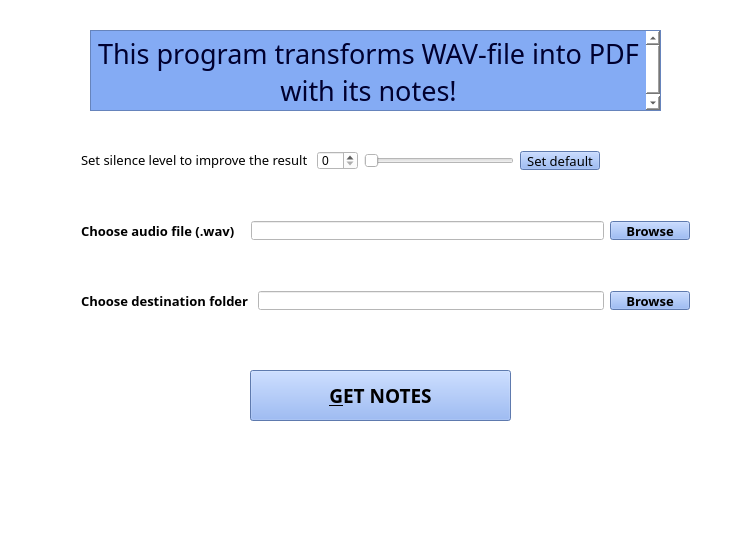
<?xml version="1.0" encoding="UTF-8"?>
<ui version="4.0">
 <class>Widget</class>
 <widget class="QWidget" name="Widget">
  <property name="enabled">
   <bool>true</bool>
  </property>
  <property name="geometry">
   <rect>
    <x>0</x>
    <y>0</y>
    <width>754</width>
    <height>540</height>
   </rect>
  </property>
  <property name="sizePolicy">
   <sizepolicy hsizetype="Fixed" vsizetype="Fixed">
    <horstretch>0</horstretch>
    <verstretch>0</verstretch>
   </sizepolicy>
  </property>
  <property name="minimumSize">
   <size>
    <width>754</width>
    <height>540</height>
   </size>
  </property>
  <property name="maximumSize">
   <size>
    <width>754</width>
    <height>540</height>
   </size>
  </property>
  <property name="baseSize">
   <size>
    <width>750</width>
    <height>540</height>
   </size>
  </property>
  <property name="windowTitle">
   <string>4notes</string>
  </property>
  <property name="toolTip">
   <string/>
  </property>
  <property name="whatsThis">
   <string/>
  </property>
  <property name="accessibleDescription">
   <string/>
  </property>
  <property name="layoutDirection">
   <enum>Qt::LeftToRight</enum>
  </property>
  <property name="styleSheet">
   <string notr="true">background-color: rgb(255, 255, 255);</string>
  </property>
  <widget class="QWidget" name="horizontalLayoutWidget">
   <property name="geometry">
    <rect>
     <x>70</x>
     <y>210</y>
     <width>631</width>
     <height>41</height>
    </rect>
   </property>
   <layout class="QHBoxLayout" name="horizontalLayout">
    <item>
     <widget class="QLabel" name="srcLabel">
      <property name="sizePolicy">
       <sizepolicy hsizetype="Preferred" vsizetype="Preferred">
        <horstretch>0</horstretch>
        <verstretch>3</verstretch>
       </sizepolicy>
      </property>
      <property name="palette">
       <palette>
        <active>
         <colorrole role="WindowText">
          <brush brushstyle="SolidPattern">
           <color alpha="255">
            <red>0</red>
            <green>0</green>
            <blue>0</blue>
           </color>
          </brush>
         </colorrole>
         <colorrole role="Button">
          <brush brushstyle="SolidPattern">
           <color alpha="255">
            <red>255</red>
            <green>255</green>
            <blue>255</blue>
           </color>
          </brush>
         </colorrole>
         <colorrole role="Text">
          <brush brushstyle="SolidPattern">
           <color alpha="255">
            <red>0</red>
            <green>0</green>
            <blue>0</blue>
           </color>
          </brush>
         </colorrole>
         <colorrole role="ButtonText">
          <brush brushstyle="SolidPattern">
           <color alpha="255">
            <red>0</red>
            <green>0</green>
            <blue>0</blue>
           </color>
          </brush>
         </colorrole>
         <colorrole role="Base">
          <brush brushstyle="SolidPattern">
           <color alpha="255">
            <red>255</red>
            <green>255</green>
            <blue>255</blue>
           </color>
          </brush>
         </colorrole>
         <colorrole role="Window">
          <brush brushstyle="SolidPattern">
           <color alpha="255">
            <red>255</red>
            <green>255</green>
            <blue>255</blue>
           </color>
          </brush>
         </colorrole>
        </active>
        <inactive>
         <colorrole role="WindowText">
          <brush brushstyle="SolidPattern">
           <color alpha="255">
            <red>0</red>
            <green>0</green>
            <blue>0</blue>
           </color>
          </brush>
         </colorrole>
         <colorrole role="Button">
          <brush brushstyle="SolidPattern">
           <color alpha="255">
            <red>255</red>
            <green>255</green>
            <blue>255</blue>
           </color>
          </brush>
         </colorrole>
         <colorrole role="Text">
          <brush brushstyle="SolidPattern">
           <color alpha="255">
            <red>0</red>
            <green>0</green>
            <blue>0</blue>
           </color>
          </brush>
         </colorrole>
         <colorrole role="ButtonText">
          <brush brushstyle="SolidPattern">
           <color alpha="255">
            <red>0</red>
            <green>0</green>
            <blue>0</blue>
           </color>
          </brush>
         </colorrole>
         <colorrole role="Base">
          <brush brushstyle="SolidPattern">
           <color alpha="255">
            <red>255</red>
            <green>255</green>
            <blue>255</blue>
           </color>
          </brush>
         </colorrole>
         <colorrole role="Window">
          <brush brushstyle="SolidPattern">
           <color alpha="255">
            <red>255</red>
            <green>255</green>
            <blue>255</blue>
           </color>
          </brush>
         </colorrole>
        </inactive>
        <disabled>
         <colorrole role="WindowText">
          <brush brushstyle="SolidPattern">
           <color alpha="255">
            <red>0</red>
            <green>0</green>
            <blue>0</blue>
           </color>
          </brush>
         </colorrole>
         <colorrole role="Button">
          <brush brushstyle="SolidPattern">
           <color alpha="255">
            <red>255</red>
            <green>255</green>
            <blue>255</blue>
           </color>
          </brush>
         </colorrole>
         <colorrole role="Text">
          <brush brushstyle="SolidPattern">
           <color alpha="255">
            <red>0</red>
            <green>0</green>
            <blue>0</blue>
           </color>
          </brush>
         </colorrole>
         <colorrole role="ButtonText">
          <brush brushstyle="SolidPattern">
           <color alpha="255">
            <red>0</red>
            <green>0</green>
            <blue>0</blue>
           </color>
          </brush>
         </colorrole>
         <colorrole role="Base">
          <brush brushstyle="SolidPattern">
           <color alpha="255">
            <red>255</red>
            <green>255</green>
            <blue>255</blue>
           </color>
          </brush>
         </colorrole>
         <colorrole role="Window">
          <brush brushstyle="SolidPattern">
           <color alpha="255">
            <red>255</red>
            <green>255</green>
            <blue>255</blue>
           </color>
          </brush>
         </colorrole>
        </disabled>
       </palette>
      </property>
      <property name="font">
       <font>
        <family>Segoe MDL2 Assets</family>
        <pointsize>10</pointsize>
        <weight>75</weight>
        <bold>true</bold>
       </font>
      </property>
      <property name="mouseTracking">
       <bool>false</bool>
      </property>
      <property name="contextMenuPolicy">
       <enum>Qt::DefaultContextMenu</enum>
      </property>
      <property name="accessibleDescription">
       <string/>
      </property>
      <property name="styleSheet">
       <string notr="true">color: rgb(0, 0, 0);
</string>
      </property>
      <property name="text">
       <string>Choose audio file (.wav)   </string>
      </property>
     </widget>
    </item>
    <item>
     <widget class="QLineEdit" name="wavpathEdit">
      <property name="enabled">
       <bool>true</bool>
      </property>
      <property name="sizePolicy">
       <sizepolicy hsizetype="Expanding" vsizetype="Fixed">
        <horstretch>0</horstretch>
        <verstretch>0</verstretch>
       </sizepolicy>
      </property>
     </widget>
    </item>
    <item>
     <widget class="QPushButton" name="browseButton">
      <property name="font">
       <font>
        <family>Segoe MDL2 Assets</family>
        <pointsize>10</pointsize>
        <weight>75</weight>
        <bold>true</bold>
       </font>
      </property>
      <property name="styleSheet">
       <string notr="true">color: rgb(0, 0, 0);
background-color: rgb(132, 171, 244);
border-color: rgb(26, 26, 26);
gridline-color: rgb(7, 7, 7);
</string>
      </property>
      <property name="text">
       <string>Browse</string>
      </property>
     </widget>
    </item>
   </layout>
  </widget>
  <widget class="QPushButton" name="startButton">
   <property name="geometry">
    <rect>
     <x>250</x>
     <y>370</y>
     <width>261</width>
     <height>51</height>
    </rect>
   </property>
   <property name="font">
    <font>
     <family>Segoe MDL2 Assets</family>
     <pointsize>14</pointsize>
     <weight>75</weight>
     <bold>true</bold>
    </font>
   </property>
   <property name="styleSheet">
    <string notr="true">gridline-color: rgb(255, 255, 255);
color: rgb(0, 0, 0);
background-color: rgb(132, 171, 244);</string>
   </property>
   <property name="text">
    <string>&amp;GET NOTES</string>
   </property>
  </widget>
  <widget class="QTextBrowser" name="textBrowser">
   <property name="geometry">
    <rect>
     <x>90</x>
     <y>30</y>
     <width>571</width>
     <height>81</height>
    </rect>
   </property>
   <property name="font">
    <font>
     <family>MS Reference Sans Serif</family>
     <pointsize>8</pointsize>
     <weight>50</weight>
     <italic>false</italic>
     <bold>false</bold>
    </font>
   </property>
   <property name="styleSheet">
    <string notr="true">gridline-color: rgb(0, 2, 42);
background-color: rgb(207, 255, 206);
background-color: rgb(84, 167, 255);
font: 8pt &quot;MS Reference Sans Serif&quot;;
background-color: rgb(132, 171, 244);
</string>
   </property>
   <property name="html">
    <string>&lt;!DOCTYPE HTML PUBLIC &quot;-//W3C//DTD HTML 4.0//EN&quot; &quot;http://www.w3.org/TR/REC-html40/strict.dtd&quot;&gt;
&lt;html&gt;&lt;head&gt;&lt;meta name=&quot;qrichtext&quot; content=&quot;1&quot; /&gt;&lt;style type=&quot;text/css&quot;&gt;
p, li { white-space: pre-wrap; }
&lt;/style&gt;&lt;/head&gt;&lt;body style=&quot; font-family:'MS Reference Sans Serif'; font-size:8pt; font-weight:400; font-style:normal;&quot;&gt;
&lt;p align=&quot;center&quot; style=&quot; margin-top:12px; margin-bottom:12px; margin-left:0px; margin-right:0px; -qt-block-indent:0; text-indent:0px;&quot;&gt;&lt;span style=&quot; font-family:'Stencil'; font-size:20pt; color:#00002f;&quot;&gt;This program transforms WAV-file into PDF with its notes!&lt;/span&gt;&lt;/p&gt;&lt;/body&gt;&lt;/html&gt;</string>
   </property>
  </widget>
  <widget class="QWidget" name="horizontalLayoutWidget_3">
   <property name="geometry">
    <rect>
     <x>70</x>
     <y>280</y>
     <width>631</width>
     <height>41</height>
    </rect>
   </property>
   <layout class="QHBoxLayout" name="horizontalLayout_3">
    <item>
     <widget class="QLabel" name="label">
      <property name="font">
       <font>
        <family>Segoe MDL2 Assets</family>
        <pointsize>10</pointsize>
        <weight>75</weight>
        <bold>true</bold>
       </font>
      </property>
      <property name="toolTip">
       <string>Here PDF will appear</string>
      </property>
      <property name="whatsThis">
       <string>what</string>
      </property>
      <property name="accessibleDescription">
       <string>&lt;html&gt;&lt;head/&gt;&lt;body&gt;&lt;p&gt;desc&lt;/p&gt;&lt;/body&gt;&lt;/html&gt;</string>
      </property>
      <property name="styleSheet">
       <string notr="true">color: rgb(0, 0, 0);</string>
      </property>
      <property name="text">
       <string>Choose destination folder </string>
      </property>
     </widget>
    </item>
    <item>
     <widget class="QLineEdit" name="lypathEdit">
      <property name="enabled">
       <bool>true</bool>
      </property>
      <property name="sizePolicy">
       <sizepolicy hsizetype="Expanding" vsizetype="Fixed">
        <horstretch>0</horstretch>
        <verstretch>0</verstretch>
       </sizepolicy>
      </property>
     </widget>
    </item>
    <item>
     <widget class="QPushButton" name="browselyButton">
      <property name="font">
       <font>
        <family>Segoe MDL2 Assets</family>
        <pointsize>10</pointsize>
        <weight>75</weight>
        <bold>true</bold>
       </font>
      </property>
      <property name="styleSheet">
       <string notr="true">color: rgb(0, 0, 0);
background-color: rgb(132, 171, 244);
border-color: rgb(26, 26, 26);
gridline-color: rgb(7, 7, 7);</string>
      </property>
      <property name="text">
       <string>Browse</string>
      </property>
     </widget>
    </item>
   </layout>
  </widget>
  <widget class="QWidget" name="horizontalLayoutWidget_2">
   <property name="geometry">
    <rect>
     <x>70</x>
     <y>140</y>
     <width>541</width>
     <height>41</height>
    </rect>
   </property>
   <layout class="QHBoxLayout" name="horizontalLayout_2">
    <item>
     <widget class="QLabel" name="label_3">
      <property name="palette">
       <palette>
        <active>
         <colorrole role="WindowText">
          <brush brushstyle="SolidPattern">
           <color alpha="255">
            <red>0</red>
            <green>0</green>
            <blue>0</blue>
           </color>
          </brush>
         </colorrole>
         <colorrole role="Button">
          <brush brushstyle="SolidPattern">
           <color alpha="255">
            <red>255</red>
            <green>255</green>
            <blue>255</blue>
           </color>
          </brush>
         </colorrole>
         <colorrole role="Text">
          <brush brushstyle="SolidPattern">
           <color alpha="255">
            <red>0</red>
            <green>0</green>
            <blue>0</blue>
           </color>
          </brush>
         </colorrole>
         <colorrole role="ButtonText">
          <brush brushstyle="SolidPattern">
           <color alpha="255">
            <red>0</red>
            <green>0</green>
            <blue>0</blue>
           </color>
          </brush>
         </colorrole>
         <colorrole role="Base">
          <brush brushstyle="SolidPattern">
           <color alpha="255">
            <red>255</red>
            <green>255</green>
            <blue>255</blue>
           </color>
          </brush>
         </colorrole>
         <colorrole role="Window">
          <brush brushstyle="SolidPattern">
           <color alpha="255">
            <red>255</red>
            <green>255</green>
            <blue>255</blue>
           </color>
          </brush>
         </colorrole>
        </active>
        <inactive>
         <colorrole role="WindowText">
          <brush brushstyle="SolidPattern">
           <color alpha="255">
            <red>0</red>
            <green>0</green>
            <blue>0</blue>
           </color>
          </brush>
         </colorrole>
         <colorrole role="Button">
          <brush brushstyle="SolidPattern">
           <color alpha="255">
            <red>255</red>
            <green>255</green>
            <blue>255</blue>
           </color>
          </brush>
         </colorrole>
         <colorrole role="Text">
          <brush brushstyle="SolidPattern">
           <color alpha="255">
            <red>0</red>
            <green>0</green>
            <blue>0</blue>
           </color>
          </brush>
         </colorrole>
         <colorrole role="ButtonText">
          <brush brushstyle="SolidPattern">
           <color alpha="255">
            <red>0</red>
            <green>0</green>
            <blue>0</blue>
           </color>
          </brush>
         </colorrole>
         <colorrole role="Base">
          <brush brushstyle="SolidPattern">
           <color alpha="255">
            <red>255</red>
            <green>255</green>
            <blue>255</blue>
           </color>
          </brush>
         </colorrole>
         <colorrole role="Window">
          <brush brushstyle="SolidPattern">
           <color alpha="255">
            <red>255</red>
            <green>255</green>
            <blue>255</blue>
           </color>
          </brush>
         </colorrole>
        </inactive>
        <disabled>
         <colorrole role="WindowText">
          <brush brushstyle="SolidPattern">
           <color alpha="255">
            <red>0</red>
            <green>0</green>
            <blue>0</blue>
           </color>
          </brush>
         </colorrole>
         <colorrole role="Button">
          <brush brushstyle="SolidPattern">
           <color alpha="255">
            <red>255</red>
            <green>255</green>
            <blue>255</blue>
           </color>
          </brush>
         </colorrole>
         <colorrole role="Text">
          <brush brushstyle="SolidPattern">
           <color alpha="255">
            <red>0</red>
            <green>0</green>
            <blue>0</blue>
           </color>
          </brush>
         </colorrole>
         <colorrole role="ButtonText">
          <brush brushstyle="SolidPattern">
           <color alpha="255">
            <red>0</red>
            <green>0</green>
            <blue>0</blue>
           </color>
          </brush>
         </colorrole>
         <colorrole role="Base">
          <brush brushstyle="SolidPattern">
           <color alpha="255">
            <red>255</red>
            <green>255</green>
            <blue>255</blue>
           </color>
          </brush>
         </colorrole>
         <colorrole role="Window">
          <brush brushstyle="SolidPattern">
           <color alpha="255">
            <red>255</red>
            <green>255</green>
            <blue>255</blue>
           </color>
          </brush>
         </colorrole>
        </disabled>
       </palette>
      </property>
      <property name="font">
       <font>
        <family>Segoe MDL2 Assets</family>
        <pointsize>10</pointsize>
        <weight>75</weight>
        <bold>true</bold>
       </font>
      </property>
      <property name="toolTip">
       <string comment="dchb" extracomment="cdbdn">If there are too many notes in pdf, try to reduce the silence level. Otherwise, raise it.</string>
      </property>
      <property name="whatsThis">
       <string>&lt;html&gt;&lt;head/&gt;&lt;body&gt;&lt;p&gt;&lt;br/&gt;&lt;/p&gt;&lt;/body&gt;&lt;/html&gt;</string>
      </property>
      <property name="styleSheet">
       <string notr="true">color: rgb(0, 0, 0);
</string>
      </property>
      <property name="text">
       <string>&lt;html&gt;&lt;head/&gt;&lt;body&gt;&lt;p&gt;&lt;span style=&quot; font-weight:400;&quot;&gt;Set silence level to improve the result  &lt;/span&gt;&lt;/p&gt;&lt;/body&gt;&lt;/html&gt;</string>
      </property>
     </widget>
    </item>
    <item>
     <widget class="QSpinBox" name="levelspinBox"/>
    </item>
    <item>
     <widget class="QSlider" name="levelSlider">
      <property name="orientation">
       <enum>Qt::Horizontal</enum>
      </property>
     </widget>
    </item>
    <item>
     <widget class="QPushButton" name="sdefButton">
      <property name="font">
       <font>
        <family>Segoe MDL2 Assets</family>
        <pointsize>10</pointsize>
        <weight>50</weight>
        <bold>false</bold>
       </font>
      </property>
      <property name="styleSheet">
       <string notr="true">color: rgb(0, 0, 0);
background-color: rgb(132, 171, 244);
border-color: rgb(26, 26, 26);
gridline-color: rgb(7, 7, 7);
</string>
      </property>
      <property name="text">
       <string>Set default</string>
      </property>
     </widget>
    </item>
   </layout>
  </widget>
 </widget>
 <layoutdefault spacing="6" margin="11"/>
 <resources/>
 <connections/>
</ui>
